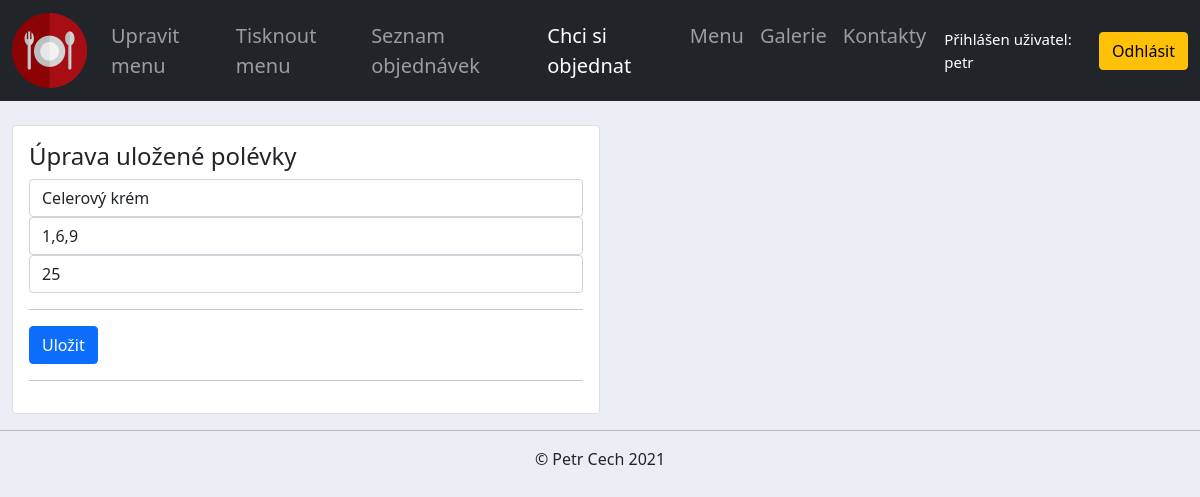
The app's page /edit_supper/18/ (signed in), older data.
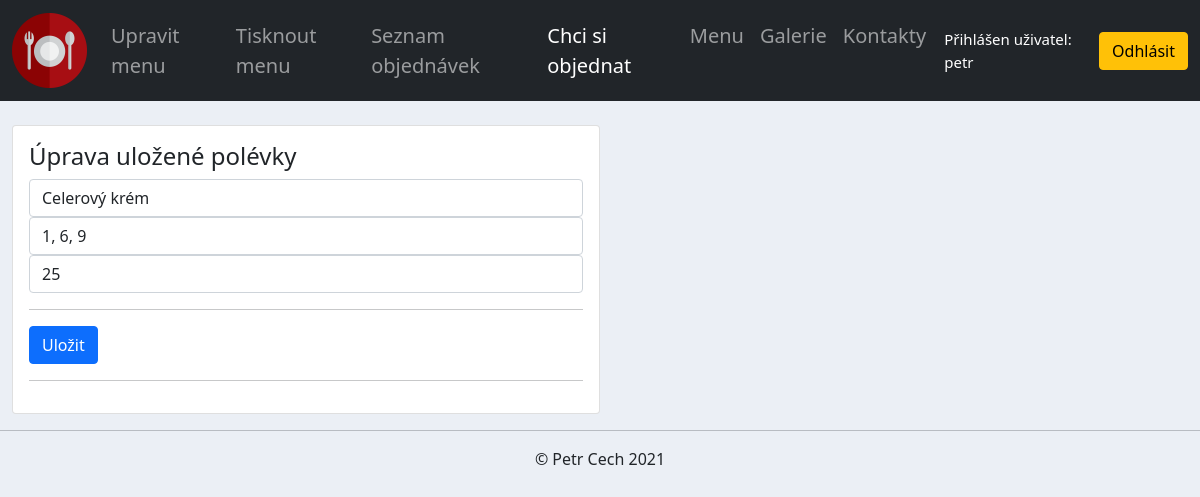
The same page, newer data.
### accounts/models.py (models this page shows, shortened)
class Supper(models.Model):
    name = models.CharField(max_length=200, null=True)
    alergens = models.CharField(max_length=200, null=True)
    price = models.PositiveIntegerField(null=True, default=25)

### accounts/views.py (the view)
# urls.py: path('edit_supper/<str:pk>/', views.editSupper, name='edit_supper'),
@login_required(login_url='login')
def editSupper(request, pk):
    menu = Menu.objects.last()
    supper = Supper.objects.get(id=pk)
    formSupper = EditSupperForm(instance=supper)
    if request.method == 'POST' and 'AddSupper' in request.POST:
        formSupper = EditSupperForm(request.POST, instance=supper)
        if formSupper.is_valid():
            formSupper.save()
            messages.success(request, f'Polévka upravena!')
            return redirect('/edit_menu/1')
    context = {
        'menu': menu,
        'formSupper': formSupper,
        'supper': supper,
    }
    return render(request, 'accounts/edit_supper.html', context)

### accounts/forms.py
class EditSupperForm(ModelForm):
    class Meta:
        model = Supper
        fields = '__all__'

### accounts/templates/accounts/edit_supper.html (shortened to what this page needs)
{%  extends 'accounts/main.html' %}
{% load static %}
{% block content %}
<br>
<div class="col-md-6">
    <div class="card card-body">
        <h4>Úprava uložené polévky</h4>
        <form action="" method="POST">
          <input type="text" name="name" value="{{supper.name}}" maxlength="200" class="form-control" placeholder="Název" required="" id="id_name">
          <input type="text" name="alergens" value="{{supper.alergens}}"maxlength="200" class="form-control" placeholder="Alergeny" required="" id="id_alergens">
          <input type="number" name="price" value="25" min="0" class="form-control" placeholder="Cena" required="" id="id_price">
          <hr>
          <input class="btn btn-primary btn-block" type="submit" name="AddSupper" value="Uložit">
          <hr>
        </form>
    </div>
</div>
{% endblock %}

Row changes from the older to the newer data that the page shows:
changed Supper "Celerový krém": alergens "1,6,9" → "1, 6, 9"
